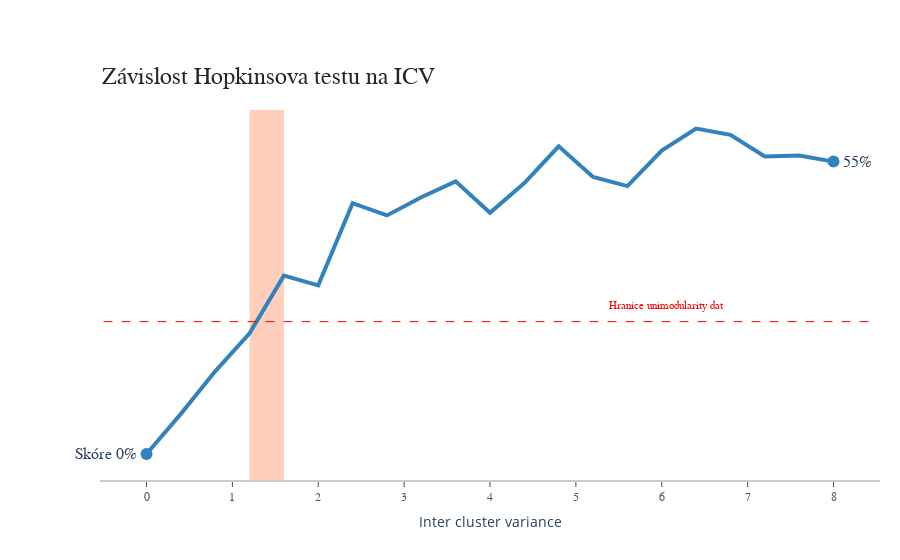

Write notebook code for a chart like this one.
### Code cell
pretty_blue = 'rgb(49,130,189)'
label = 'Skóre'
x_data = np.arange(0.0, 8.1, 0.4)
y_data = []
for std in x_data:
    blobs, _ = make_blobs(n_samples=25, centers=3, random_state=42, cluster_std=std)
    hs = hopkins(blobs, 25)
    y_data.append(hs)
y_data = np.array(y_data)

fig = go.Figure()

fig.add_trace(go.Scatter(x=x_data, y=y_data, mode='lines',
    name=label,
    line=dict(color=pretty_blue, width=4),
    connectgaps=True,
))

# endpoints
fig.add_trace(go.Scatter(
    x=[x_data[0], x_data[-1]],
    y=[y_data[0], y_data[-1]],
    mode='markers',
    marker=dict(color=pretty_blue, size=12)
))

fig.update_layout(
    xaxis=dict(
        showline=True,
        showgrid=False,
        showticklabels=True,
        linecolor='rgb(204, 204, 204)',
        linewidth=2,
        ticks='outside',
        tickfont=dict(
            family='Arial',
            size=12,
            color='rgb(82, 82, 82)',
        ),
    ),
    yaxis=dict(
        showgrid=False,
        zeroline=False,
        showline=False,
        showticklabels=False,
    ),
    autosize=False,
    margin=dict(
        autoexpand=False,
        l=100,
        r=20,
        t=110,
    ),
    showlegend=False,
    plot_bgcolor='white'
)
annotations = []

# labeling the left_side of the plot
annotations.append(dict(xref='paper', x=0.05, y=y_data[0],
                              xanchor='right', yanchor='middle',
                              text=label + f' {y_data[0] * 100:.0f}%',
                              font=dict(family='Arial',
                                        size=16),
                              showarrow=False))
# labeling the right_side of the plot
annotations.append(dict(xref='paper', x=0.95, y=y_data[-1],
                              xanchor='left', yanchor='middle',
                              text=f'{y_data[-1] * 100:.0f}%',
                              font=dict(family='Arial',
                                        size=16),
                              showarrow=False))

# Title
annotations.append(dict(xref='paper', yref='paper', x=0.0, y=1.05,
                              xanchor='left', yanchor='bottom',
                              text="Závislost Hopkinsova testu na ICV",
                              font=dict(family='Arial',
                                        size=24,
                                        color='rgb(37,37,37)'),
                              showarrow=False))

annotations.append(dict(xref='paper', yref='paper', x=0.65, y=0.45,
                              xanchor='left', yanchor='bottom',
                              text="Hranice unimodularity dat",
                              font=dict(family='Arial',
                                        size=11,
                                        color='red'),
                              showarrow=False))

fig.add_shape(type="line",
    x0=-0.5, y0=0.25, x1=8.5, y1=0.25,
    line=dict(
        color="red",
        width=1,
        dash="dash"
    )
)

first = 0
for i, hs in enumerate(y_data):
    if hs > 0.25:
        first = i - 1
        break

fig.add_vrect(
    x0=x_data[first], x1=x_data[first + 1],
    fillcolor="LightSalmon", opacity=0.5,
    layer="below", line_width=0,
)

fig.update_layout(annotations=annotations)

fig.update_layout(xaxis_title="Inter cluster variance")
fig.show()

### Figure 1 — Plotly figure (JSON) as saved in the notebook; plotly's stock layout.template omitted (floating-point values rounded to 4 significant figures)
{"data": [{"connectgaps": true, "line": {"color": "rgb(49,130,189)", "width": 4}, "mode": "lines", "name": "Skóre", "type": "scatter", "x": [0, 0.4, 0.8, 1.2, 1.6, 2, 2.4, 2.8, 3.2, 3.6, 4, 4.4, 4.8, 5.2, 5.6, 6, 6.4, 6.8, 7.2, 7.6, 8], "y": [0, 0.07582, 0.1561, 0.2279, 0.3369, 0.3186, 0.4738, 0.4506, 0.485, 0.5149, 0.4555, 0.5116, 0.581, 0.5234, 0.5059, 0.5729, 0.6148, 0.6028, 0.5621, 0.5636, 0.5523]}, {"marker": {"color": "rgb(49,130,189)", "size": 12}, "mode": "markers", "type": "scatter", "x": [0, 8], "y": [0, 0.5523]}], "layout": {"annotations": [{"font": {"family": "Arial", "size": 16}, "showarrow": false, "text": "Skóre 0%", "x": 0.05, "xanchor": "right", "xref": "paper", "y": 0, "yanchor": "middle"}, {"font": {"family": "Arial", "size": 16}, "showarrow": false, "text": "55%", "x": 0.95, "xanchor": "left", "xref": "paper", "y": 0.5523, "yanchor": "middle"}, {"font": {"color": "rgb(37,37,37)", "family": "Arial", "size": 24}, "showarrow": false, "text": "Závislost Hopkinsova testu na ICV", "x": 0, "xanchor": "left", "xref": "paper", "y": 1.05, "yanchor": "bottom", "yref": "paper"}, {"font": {"color": "red", "family": "Arial", "size": 11}, "showarrow": false, "text": "Hranice unimodularity dat", "x": 0.65, "xanchor": "left", "xref": "paper", "y": 0.45, "yanchor": "bottom", "yref": "paper"}], "autosize": false, "margin": {"autoexpand": false, "l": 100, "r": 20, "t": 110}, "plot_bgcolor": "white", "shapes": [{"line": {"color": "red", "dash": "dash", "width": 1}, "type": "line", "x0": -0.5, "x1": 8.5, "y0": 0.25, "y1": 0.25}, {"fillcolor": "LightSalmon", "layer": "below", "line": {"width": 0}, "opacity": 0.5, "type": "rect", "x0": 1.2, "x1": 1.6, "xref": "x", "y0": 0, "y1": 1, "yref": "y domain"}], "showlegend": false, "xaxis": {"linecolor": "rgb(204, 204, 204)", "linewidth": 2, "showgrid": false, "showline": true, "showticklabels": true, "tickfont": {"color": "rgb(82, 82, 82)", "family": "Arial", "size": 12}, "ticks": "outside", "title": {"text": "Inter cluster variance"}}, "yaxis": {"showgrid": false, "showline": false, "showticklabels": false, "zeroline": false}}}
